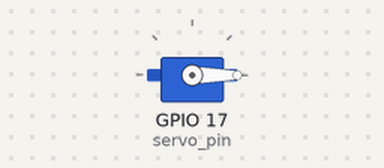
Bench run of a sketch on a simulated ESP32. On the bench: servo. Servo pulses on a pin are drawn as a servo (544–2400 µs = 0–180°).

Above: at 0.05 s.
At 1.25 s:
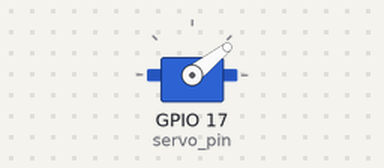
At 2.5 s:
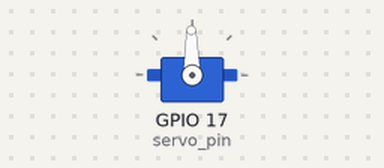
At 5.0 s:
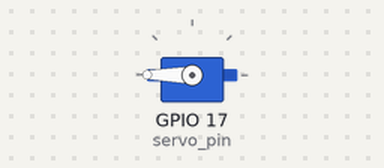
Timing chart, 0 to 6.5 s (numbered marks = the images above):
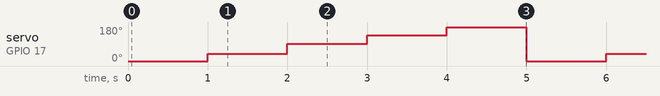

Measured:
- by itself, servo on GPIO 17 (servo_pin): repeats every 5.0 s: 91° 1.0 s, 137° 1.0 s, 180° 1.0 s, 0° 1.0 s, 38° 1.0 s

The sketch:

main.ino
```cpp
/*
 * 实验名称：舵机实验
 *
 * 接线说明：SG90舵机模块-->ESP32 IO
             橙色(信号线)-->(17)
             红色(电源正)-->(5V)
             褐色(电源负)-->(GND)
 *
 * 实验现象：程序下载成功后，SG90舵机循环以45°步进从0°旋转到180°
 *
 * 注意事项：
 */

#include "public.h"
#include "pwm.h"


//舵机控制引脚
#define servo_pin  17


//舵机控制
//degree：角度0-180
//返回值：输出对应角度PWM占空比
int servo_ctrl(u8 degree)
{
  const float deadZone=6.4; //对应0.5ms(0.5/(20ms/256))
  const float max=32; //对应2.5ms
  if(degree<0)degree=0;
  else if(degree>180)degree=180;
  return (int)(((max-deadZone)/180)*degree+deadZone);
}

void setup(){
  Serial.begin(115200);
  pwm_init(servo_pin,8,50,8);
  pwm_set_duty(8,servo_ctrl(0));
}

void loop(){
  for(u8 i=0;i<=180;i+=45)
  {
    pwm_set_duty(8,servo_ctrl(i));
    delay(1000);
  }
}
```

public.h
```cpp
#ifndef _public_H
#define _public_H

#include "Arduino.h"

//类型重定义
typedef unsigned char u8;
typedef unsigned int u16;
typedef unsigned long u32;

#endif
```

pwm.cpp
```cpp
#include "pwm.h"

//PWM初始化
//pin：引脚号
//chanel：PWM输出通道0-15，0-7高速通道，由80M时钟驱动，8-15低速通道，有1M时钟驱动
//freq：PWM输出频率，单位HZ
//resolution：PWM占空比的分辨率1-16，比如设置8，分辨率范围0-255
void pwm_init(u8 pin,u8 chanel,u8 freq,u8 resolution)
{
  ledcSetup(chanel, freq, resolution);// PWM初始化
  ledcAttachPin(pin, chanel);// 绑定PWM通道到GPIO上
}

//PWM占空比设置
void pwm_set_duty(u8 chanel,u16 duty)
{
  ledcWrite(chanel,duty);// 改变PWM的占空比
}
```

pwm.h
```cpp
#ifndef _pwm_H
#define _pwm_H

#include "public.h"


//函数声明
void pwm_init(u8 pin,u8 chanel,u8 freq,u8 resolution);
void pwm_set_duty(u8 chanel,u16 duty);

#endif
```
